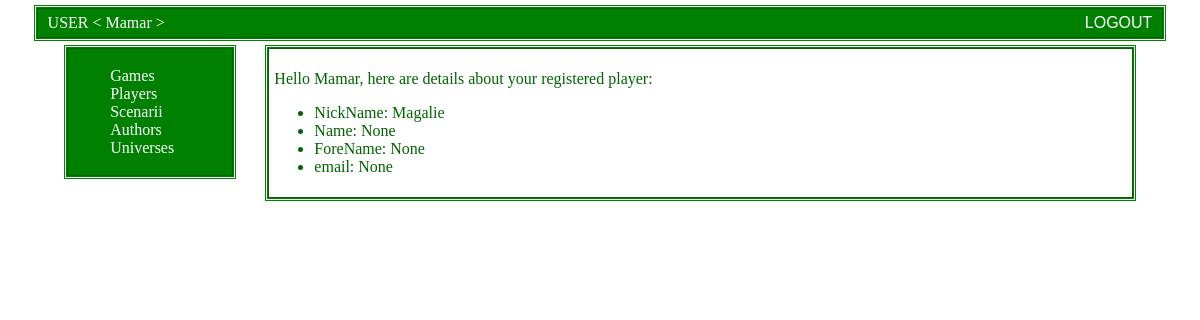
Screenshot of /archive/player/10 (signed in) with the database file from the repository.
### archive/models.py (models this page shows, shortened)
class Player(models.Model):
    nickName = models.CharField(max_length=30)
    name = models.CharField(max_length=30,null=True,blank=True)
    forename = models.CharField(max_length=30,null=True,blank=True)
    email = models.EmailField(null=True,blank=True)
    ''' (Optional) this is allows to connect a player to another user of this application '''
    linked_user = models.ForeignKey(User, related_name='linked_player', null=True, blank=True,on_delete=models.SET_NULL)
    owner_user = models.ForeignKey(User, on_delete=models.CASCADE)

### archive/views.py (the view)
# urls.py: path("player/<int:Player_id>", views.player_view,name='player'),
def player_view(request,Player_id):
    player=Player.objects.get( pk=Player_id )
    if player.owner_user.pk != request.user.pk:
        template_name = 'archive/error.html'
        context = {
            'error_message' : "You are not supposed to access this page (this player is not yours)!"
            " <{0}!={1}>".format(player.owner_user.pk,request.user.pk)
        }
    else:
        template_name = 'archive/player.html'
        context = {
            'player' : player
        }
    template = loader.get_template(template_name)
    return HttpResponse(template.render(context, request))

### archive/templates/archive/player.html (shortened to what this page needs)
{% extends "archive/skeleton-base.html" %}
{% block page_content %}
<p>Hello {{user.username}}, here are details about your registered player:
  <ul>
    <li>NickName: {{player.nickName}}</li>
    <li>Name: {{player.name}}</li>
    <li>ForeName: {{player.forename}}</li>
    <li>email: {{player.email}}</li>
  </ul>
</p>
{% endblock %}

### archive/templates/archive/skeleton-base.html (shortened to what this page needs)
<!DOCTYPE html>
<html lang="en">
<head>
    {% load static %}
    <link rel="stylesheet" type="text/css" href="{% static 'archive/style.css' %}">
</head>
<body>
    <div id="banner-top">
      <div id="banner-top-left">USER < {{user.username}} ></div>
      <div id="banner-top-right"><a href="/archive/logout">logout</a></div>
    </div>
    <div id="page-content-container">
      <div id="page-sidebar">
        <ul>
          <li><a href="/archive">Games</a></li>
          <li><a href="/archive/player">Players</a></li>
          <li><a href="/archive/scenario">Scenarii</a></li>
          <li><a href="/archive/authors">Authors</a></li>
          <li><a href="/archive/universe">Universes</a></li>
        </ul>
      </div>
      <div id="page-content">
          {% block page_content %}{% endblock %}
      </div>
    </div>
</body>
</html>

### archive/static/archive/style.css (style rules this page uses)
#banner-top { margin: auto; width:95%; overflow: auto; align:center; border: 1px solid DarkGreen; outline-style: double; outline-color: Green; background-color: Green; color : white; }
#banner-top-left { float: left; width:45%; padding 10px; align:left; text-align:left; padding-left: 10px; padding-top: 5px; padding-bottom: 5px; }
#banner-top-right { float: right; width:45%; padding 10px; align:right; text-align:right; text-transform: uppercase; font-style: normal; font-family: "Arial", Arial, Sans-serif; padding-right: 10px; padding-top: 5px; padding-bottom: 5px; }
#banner-top-right a { color: white; text-decoration: none; }
#page-content-container { margin: auto; position: relative; top: 10px; width:90%; }
#page-sidebar { float: left; width:15%; padding: 2px; border: 1px solid DarkGreen; outline-style: double; outline-color: Green; background-color: Green; color : white; }
#page-sidebar li { list-style-type: none; }
#page-sidebar a { color: white; text-decoration: none; }
#page-content { float: right; width:80%; padding: 5px; border: 1px solid DarkGreen; outline-style: double; outline-color: Green; background-color: white; color : DarkGreen; }

### rows the page displays
Player: nickName "Magalie", name "None", forename "None", email "None"

### other values shown
{{ user.username }} "Mamar"
